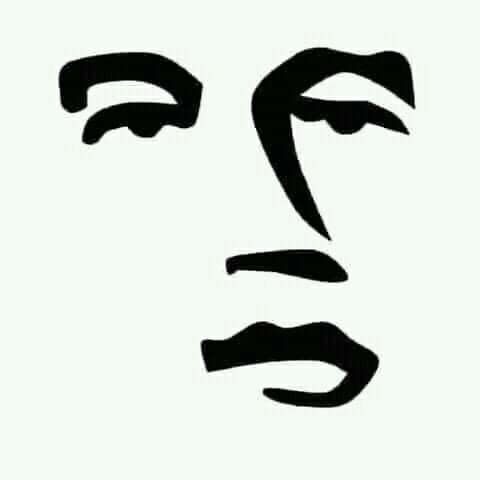
#> input picture jokowi/jokowi.jpg, 480 x 480 px
$ python jokowi_face.py jokowi.jpg 100 out.png
#> lines starting #> are read from the running program, lines starting #| are printed output that depends on the picture
#> in convert_image_to_ascii, image is the input picture: PIL image 480x480 RGB; mean R, G, B 211.5, 218.8, 214.3
#| Ukuran asli: (480, 480)
# pip install Pillow in terminal
from PIL import Image
import sys
import os

class ImageToASCII:
    def __init__(self):
        self.ascii_chars = "@%#*+=-:. "
        # self.ascii_chars = "$@B%8&WM#*oahkbdpqwmZO0QLCJUYXzcvunxrjft/\\|()1{}[]?-_+~<>i!lI;:,\"^`'. "

    def get_ascii_char(self, gray_value):
        ascii_index = int((gray_value / 255) * (len(self.ascii_chars) - 1))
        return self.ascii_chars[ascii_index]

    def resize_image(self, image, new_width=100):
#> called with new_width = 100
        width, height = image.size
#> width = 480; height = 480
        new_height = int((height * new_width * 0.55) / width)
#> new_height = 55
        return image.resize((new_width, new_height))
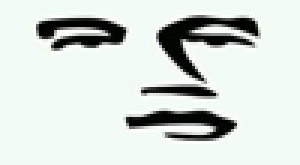
#> returned value: PIL image 100x55 RGB (shown 3 times larger); mean R, G, B 211.6, 218.8, 214.5
#| Ukuran setelah resize: (100, 55)

    def image_to_grayscale(self, image):
        return image.convert("L")
#> returned value: PIL image 100x55 L

    def pixels_to_ascii(self, image):
        ascii_str = ""
        pixels = image.getdata()

        for pixel in pixels:
            ascii_str += self.get_ascii_char(pixel)
#> this loop made 5500 passes
#> ascii_str on passes 1 to 3: '.', '..', '...'

        return ascii_str

    def format_ascii(self, ascii_str, width):
#> called with width = 100
        ascii_lines = []
        for i in range(0, len(ascii_str), width):
            ascii_lines.append(ascii_str[i:i+width])
        return "\n".join(ascii_lines)

    def convert_image_to_ascii(self, image_path, output_width=100, save_to_file=None):
        try:
            image = Image.open(image_path)
            print(f"Berhasil membuka gambar: {image_path}")
            print(f"Ukuran asli: {image.size}")

            image = self.resize_image(image, output_width)
            print(f"Ukuran setelah resize: {image.size}")

            image = self.image_to_grayscale(image)
            ascii_str = self.pixels_to_ascii(image)
            ascii_art = self.format_ascii(ascii_str, output_width)

            print("\n" + "="*50)
            print("ASCII ART RESULT:")
            print("="*50)
            print(ascii_art)
            print("="*50)

            if save_to_file:
                with open(save_to_file, 'w', encoding='utf-8') as f:
                    f.write(ascii_art)
                print(f"\nASCII art berhasil disimpan ke: {save_to_file}")

            return ascii_art

        except FileNotFoundError:
            print(f"Error: File gambar '{image_path}' tidak ditemukan!")
            return None
        except Exception as e:
            print(f"Error saat memproses gambar: {str(e)}")
            return None

def main():

    converter = ImageToASCII()

    if len(sys.argv) < 2:
        print("Penggunaan:")
        print("python jokowi_face.py <path_gambar> [lebar_output] [file_output]")
        print("\nContoh:")
        print("python jokowi_face.py gambar.jpg 80 output.txt")

    image_path = sys.argv[1]
    output_width = int(sys.argv[2]) if len(sys.argv) > 2 else 100
    output_file = sys.argv[3] if len(sys.argv) > 3 else None

    if output_width < 10 or output_width > 200:
        print("Peringatan: Lebar output sebaiknya antara 10-200 karakter")

    result = converter.convert_image_to_ascii(image_path, output_width, output_file)

    if result:
        print(f"\nProses konversi selesai!")
        print(f"Gambar: {image_path}")
        print(f"Lebar output: {output_width} karakter")
        if output_file:
            print(f"Disimpan ke: {output_file}")

if __name__ == "__main__":
    print("="*60)
    print(" PROGRAM KONVERSI GAMBAR KE ASCII ART")
    print(" Hacktoberfest 2025")
    print("="*60)

    try:
        from PIL import Image
        main()
    except ImportError:
        print("Error: Library PIL (Pillow) tidak terinstall!")
        print("Silakan install dengan: pip install Pillow")
